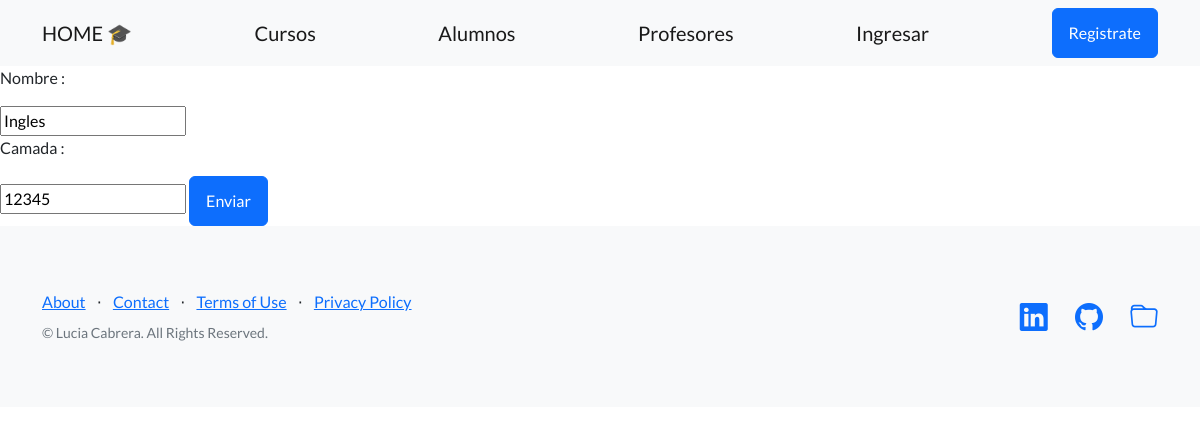
Page /AppCoder/editar_curso/2 on the earlier database version.
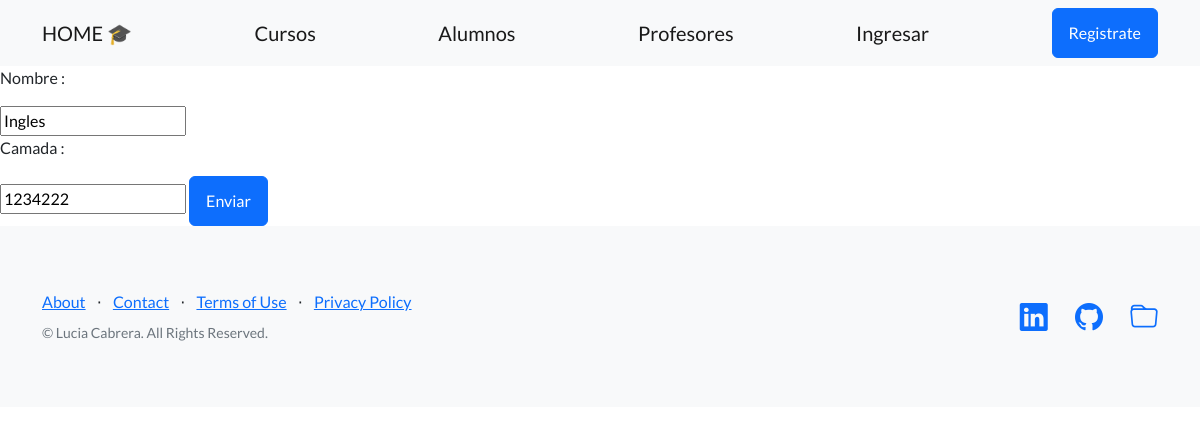
Same page on the later database version.
### AppCoder/models.py (models this page shows, shortened)
class Curso (models.Model):
    nombre = models.CharField(max_length = 100)
    camada = models.IntegerField()

### AppCoder/views.py (the view)
# urls.py: path('editar_curso/<int:id>', views.editar_curso, name='editar_curso'),
def editar_curso(request , id):
    curso = Curso.objects.get(id=id)
    if request.method == "POST":
        mi_formulario = Curso_formulario( request.POST )
        if mi_formulario.is_valid():
            datos = mi_formulario.cleaned_data
            curso.nombre = datos["nombre"]
            curso.camada = datos["camada"]
            curso.save()
            curso = Curso.objects.all()
            return render(request , "ver_cursos.html" , {"cursos":curso})
    else:
        mi_formulario = Curso_formulario(initial={"nombre":curso.nombre , "camada":curso.camada})
    return render( request , "editar_curso.html" , {"mi_formulario": mi_formulario , "curso":curso})

### AppCoder/forms.py
class Curso_formulario(forms.Form):
    nombre = forms.CharField(max_length=30)
    camada = forms.IntegerField()

### AppCoder/templates/editar_curso.html (shortened to what this page needs)
{% extends "padre.html" %}
{% load static %}
{% block contenido %}
    <form action="{% url 'editar_curso' curso.id%}" method="post">
        <p> Nombre : </p>
        {{mi_formulario.nombre}}
        <p> Camada : </p>
        {{mi_formulario.camada}}
        <button class="btn btn-primary">Enviar</button>
    </form>
{% endblock %}

Differences in the rows shown:
changed Curso "Ingles": camada "12345" → "1234222"
